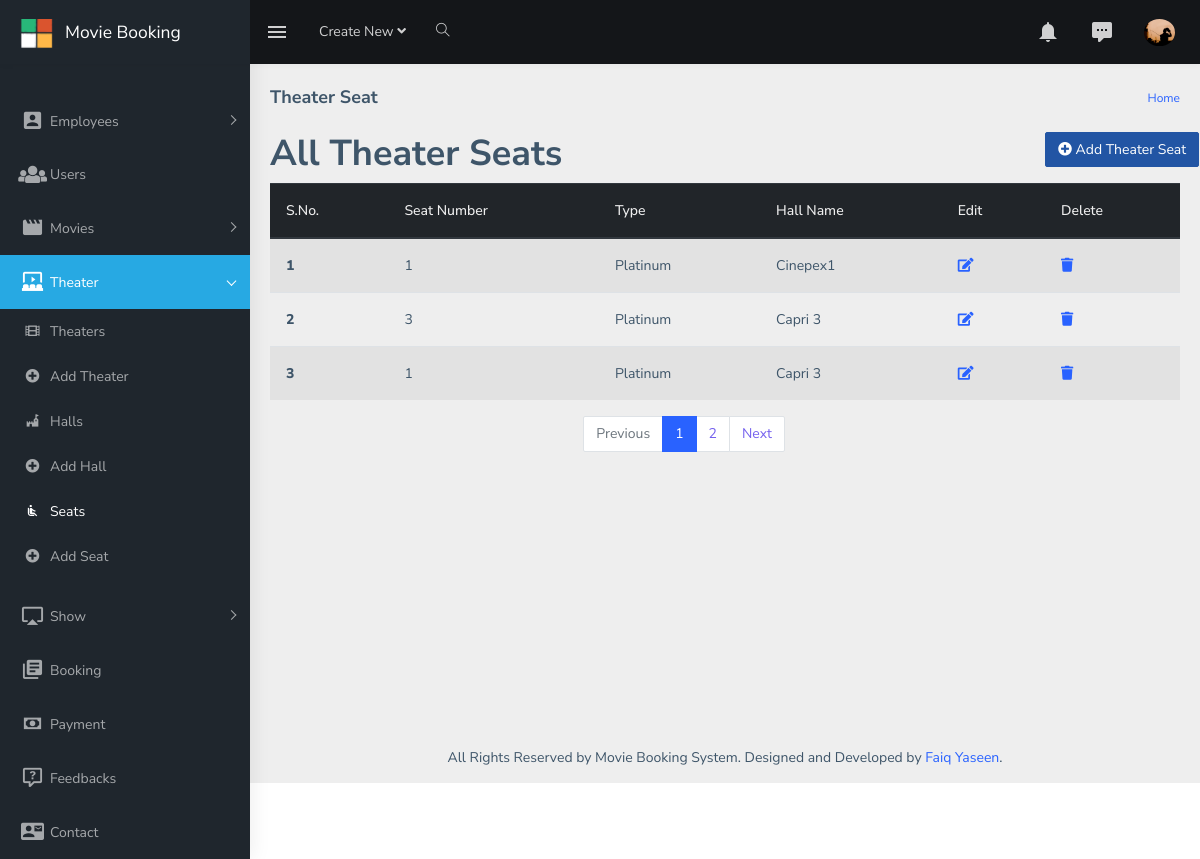
The app's page /Movie_Booking/Admin/theater-seat.php (signed in) with its own data.
### tables this page shows
CREATE TABLE `settings` (
  `id` int(11) NOT NULL,
  `footer` varchar(150) NOT NULL,
  `icon` varchar(100) NOT NULL,
  `logo` varchar(200) NOT NULL,
  `websitename` varchar(30) NOT NULL
);

CREATE TABLE `tbl_emp` (
  `id` int(11) NOT NULL,
  `first_name` varchar(50) NOT NULL,
  `last_name` varchar(50) NOT NULL,
  `username` varchar(50) NOT NULL,
  `dob` date NOT NULL,
  `password` varchar(40) NOT NULL,
  `image` varchar(200) DEFAULT NULL,
  `status` varchar(20) NOT NULL DEFAULT 'Pending',
  `role` int(11) NOT NULL DEFAULT 0
);

CREATE TABLE `theater_seat` (
  `th_seat_id` int(11) NOT NULL,
  `seat_number` int(11) NOT NULL,
  `type` int(11) NOT NULL,
  `theater_hall_id` int(11) NOT NULL
);

CREATE TABLE `seat_type` (
  `type_id` int(11) NOT NULL,
  `type` varchar(20) NOT NULL
);

CREATE TABLE `theater_hall` (
  `th_hall_id` int(11) NOT NULL,
  `hall_name` varchar(64) NOT NULL,
  `total_seats` int(11) NOT NULL,
  `theaterid` int(11) NOT NULL,
  `location` varchar(60) NOT NULL
);

### Movie_Booking/Admin/theater-seat.php (the view)
<?php
include "header.php";
include "aside.php";
include "page-wrapper.php";
?>
    <div class="container-fluid">
        <div class="row">
            <div class="col-md-10">
                <h1 class="">All Theater Seats</h1>
            </div>
            <div class="col-md-2">
                <a class="btn btn-info" href="add-theater-seat.php"><i class="fa fa-plus-circle"></i> Add Theater Seat</a>
            </div>
            <div class="col-md-12">
                <?php
                include "config.php";
                $limit = 3;
                if (isset($_GET['page'])) {
                    $page = $_GET['page'];
                } else {
                    $page = 1;
                }
                $offset = ($page - 1) * $limit;
                $sql = "SELECT * FROM theater_seat LEFT JOIN theater_hall ON theater_seat.theater_hall_id = theater_hall.th_hall_id
                LEFT JOIN seat_type ON theater_seat.type = seat_type.type_id ORDER BY th_seat_id DESC LIMIT {$offset},{$limit}";
                $result = mysqli_query($conn, $sql) or die("query failed");
                if (mysqli_num_rows($result) > 0) {
                ?>
                    <table class="table table-striped">
                        <thead class="thead-dark">
                            <th>S.No.</th>
                            <th>Seat Number</th>
                            <th>Type</th>
                            <th>Hall Name</th>
                            <th>Edit</th>
                            <th>Delete</th>
                        </thead>
                        <tbody>
                            <?php
                            $serial = $offset + 1;
                            while ($row = mysqli_fetch_assoc($result)) {
                            ?>
                                <tr>
                                    <td class="font-weight-bold"><?php echo $serial; ?></td>
                                    <td><?php echo ucwords($row['seat_number']); ?></td>
                                    <td><?php echo ($row['type']); ?></td>
                                    <td><?php echo ($row['hall_name']); ?></td>
                                    <td class='edit'><a href='update-theater-seat.php?id=<?php echo $row['th_seat_id']; ?>'><i class='fa fa-edit'></i></a></td>
                                    <td class='delete'><a href='delete-theater-seat.php?id=<?php echo $row['th_seat_id']; ?>&hallid=<?php echo $row['theater_hall_id']; ?>'><i class='fa fa-trash'></i></a></td>
                                </tr>
                            <?php
                                $serial++;
                            } ?>
                        </tbody>
                    </table>
                <?php } ?>
                <div class="col-md-4 m-auto mt-5">
                    <?php
                    $sql1 = "SELECT * FROM theater_seat";
                    $result1 = mysqli_query($conn, $sql1);
                    if (mysqli_num_rows($result1) > 0) {
                        $total_records = mysqli_num_rows($result1);
                        $total_pages = ceil($total_records / $limit);
                        echo "<nav aria-label='...'>
                                <ul class='pagination'>";
                        if ($page > 1) {
                            $prevdisable = "";
                        } else {
                            $prevdisable = "disabled";
                        }
                        echo "<li class='page-item {$prevdisable}'><a class='page-link' href='theater-seat.php?page=" . ($page - 1) . "'>Previous</a></li>";
                        for ($i = 1; $i <= $total_pages; $i++) {
                            if ($i == $page) {
                                $active = "active";
                            } else {
                                $active = "";
                            }
                            echo "<li class='page-item $active'><a class='page-link' href='theater-seat.php?page=" . $i . "'>" . $i . "</a></li>";
                        }
                        if ($total_pages > $page) {
                            $nextdisable = "";
                        } else {
                            $nextdisable = "disabled";
                        }
                        echo "<li class='page-item {$nextdisable}'><a class='page-link' href='theater-seat.php?page=" . ($page + 1) . "'>Next</a></li>";
                        echo "</ul>
                            </nav>";
                    }
                    ?>
                </div>
            </div>
        </div>
    </div>
    <?php
    include "footer.php";
    ?>

### Movie_Booking/Admin/header.php (shortened to what this page needs)
<!DOCTYPE html>
<html dir="ltr" lang="en">
<head>
    <link href="Adminlib/assets/libs/flot/css/float-chart.css" rel="stylesheet">
    <link href="Adminlib/dist/css/style.min.css" rel="stylesheet">
</head>
<body>
    <div id="main-wrapper">
        <header class="topbar" data-navbarbg="skin5">
            <nav class="navbar top-navbar navbar-expand-md navbar-dark">
                <div class="navbar-header" data-logobg="skin5">
                    <a class="navbar-brand" href="dashboard.php">
                        <b class="logo-icon p-l-10">
                            <?php
                            include "config.php";
                            $sql = "SELECT * FROM settings";
                            $result = mysqli_query($conn, $sql) or die("query failed");
                            if (mysqli_num_rows($result) > 0) {
                                while ($row = mysqli_fetch_assoc($result)) {
                                    echo "<img src='images/{$row["logo"]}' height='30' width='40' alt='homepage' class='light-logo' />";
                                }
                            }
                            ?>
                        </b>
                        <span class="logo-text">
                            <?php
                            include "config.php";
                            $sql = "SELECT * FROM settings";
                            $result = mysqli_query($conn, $sql) or die("query failed");
                            if (mysqli_num_rows($result) > 0) {
                                while ($row = mysqli_fetch_assoc($result)) {
                                    echo "{$row["websitename"]}";
                                }
                            }
                            ?>
                        </span>
                    </a>
                </div>
                <div class="navbar-collapse collapse" id="navbarSupportedContent" data-navbarbg="skin5">
                    <ul class="navbar-nav float-left mr-auto">
                        <li class="nav-item d-none d-md-block"><a class="nav-link sidebartoggler waves-effect waves-light" href="javascript:void(0)" data-sidebartype="mini-sidebar"><i class="mdi mdi-menu font-24"></i></a></li>
                        <li class="nav-item dropdown">
                            <a class="nav-link dropdown-toggle" href="#" id="navbarDropdown" role="button" data-toggle="dropdown" aria-haspopup="true" aria-expanded="false">
                                <span class="d-none d-md-block">Create New <i class="fa fa-angle-down"></i></span>
                            </a>
                        </li>
                        <li class="nav-item search-box"> <a class="nav-link waves-effect waves-dark" href="javascript:void(0)"><i class="ti-search"></i></a>
                        </li>
                    </ul>
                    <ul class="navbar-nav float-right">
                        <li class="nav-item dropdown">
                            <a class="nav-link dropdown-toggle waves-effect waves-dark" href="" data-toggle="dropdown" aria-haspopup="true" aria-expanded="false"> <i class="mdi mdi-bell font-24"></i>
                            </a>
                        </li>
                        <li class="nav-item dropdown">
                            <a class="nav-link dropdown-toggle waves-effect waves-dark" href="" id="2" data-toggle="dropdown" aria-haspopup="true" aria-expanded="false"> <i class="font-24 mdi mdi-comment-processing"></i>
                            </a>
                        </li>
                        <li class="nav-item dropdown">
                            <?php
                            include "config.php";
                            $sql = "SELECT image FROM tbl_emp WHERE id = {$_SESSION['emp_id']}";
                            $result = mysqli_query($conn, $sql) or die("query failed");
                            ?>
                            <a class="nav-link dropdown-toggle text-muted waves-effect waves-dark pro-pic" href="" data-toggle="dropdown" aria-haspopup="true" aria-expanded="false">
                                <?php while ($row = mysqli_fetch_assoc($result)) {
                                    if (!empty($row['image'])) {
                                        echo "<img src='upload/{$row['image']}' alt='user' class='rounded-circle' width='31'>";
                                    } else {
                                        echo '<img src="Adminlib/assets/images/users/1.jpg" alt="user" class="rounded-circle" width="31">';
                                    }
                                } ?>
                            </a>
                        </li>
                    </ul>
                </div>
            </nav>
        </header>

### Movie_Booking/Admin/footer.php (shortened to what this page needs)
<?php
include "config.php";
$sql = "SELECT * FROM settings";
$result = mysqli_query($conn, $sql) or die("query failed");
if (mysqli_num_rows($result) > 0) {
    while ($row = mysqli_fetch_assoc($result)) {
        echo "<footer class='footer text-center'>
                {$row["footer"]}
            </footer>";
    }
}
?>
</div>
</div>
</body>
</html>

### records on screen
settings: logo (picture), websitename "Movie Booking", footer "All Rights Reserved by Movie Booking System. Designed and Developed by Faiq Yaseen ."
tbl_emp: image (picture)
theater_seat: seat_number "1", type.type "Platinum", theater_hall.hall_name "Cinepex1"
theater_seat: seat_number "3", type.type "Platinum", theater_hall.hall_name "Capri 3"
theater_seat: seat_number "1", type.type "Platinum", theater_hall.hall_name "Capri 3"

### other values on screen
$value "Theater"
$value "Seat"
